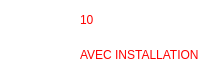
   <widget class="QFrame" name="frame_3">
    <property name="geometry">
     <rect>
      <x>190</x>
      <y>400</y>
      <width>211</width>
      <height>80</height>
     </rect>
    </property>
    <property name="styleSheet">
     <string notr="true">border-radius: 20px;
background: white;
box-shadow:  20px 20px 39px #bebebe,
             -20px -20px 39px #ffffff;</string>
    </property>
    <property name="frameShape">
     <enum>QFrame::StyledPanel</enum>
    </property>
    <property name="frameShadow">
     <enum>QFrame::Raised</enum>
    </property>
    <widget class="QLabel" name="label_27">
     <property name="geometry">
      <rect>
       <x>10</x>
       <y>0</y>
       <width>61</width>
       <height>81</height>
      </rect>
     </property>
     <property name="styleSheet">
      <string notr="true">image: url(:/newPrefix/7108699.png);</string>
     </property>
     <property name="text">
      <string/>
     </property>
    </widget>
    <widget class="QLabel" name="label_45">
     <property name="geometry">
      <rect>
       <x>80</x>
       <y>10</y>
       <width>91</width>
       <height>20</height>
      </rect>
     </property>
     <property name="styleSheet">
      <string notr="true">font: 75 8pt &quot;Josefin Sans SemiBold&quot;;
color:red
</string>
     </property>
     <property name="text">
      <string>10</string>
     </property>
    </widget>
    <widget class="QLabel" name="label_40">
     <property name="geometry">
      <rect>
       <x>80</x>
       <y>45</y>
       <width>171</width>
       <height>20</height>
      </rect>
     </property>
     <property name="styleSheet">
      <string notr="true">font: 75 8pt &quot;Josefin Sans SemiBold&quot;;
color:red
</string>
     </property>
     <property name="text">
      <string>AVEC INSTALLATION</string>
     </property>
    </widget>
   </widget>
